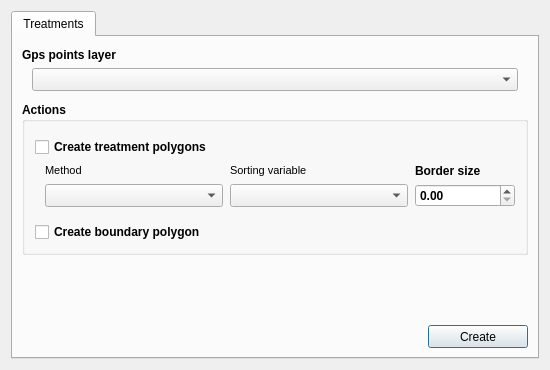
<?xml version="1.0" encoding="UTF-8"?>
<ui version="4.0">
 <class>Dialog</class>
 <widget class="QDialog" name="Dialog">
  <property name="geometry">
   <rect>
    <x>0</x>
    <y>0</y>
    <width>550</width>
    <height>370</height>
   </rect>
  </property>
  <property name="minimumSize">
   <size>
    <width>550</width>
    <height>370</height>
   </size>
  </property>
  <property name="windowTitle">
   <string>Dialog</string>
  </property>
  <layout class="QGridLayout" name="gridLayout_2">
   <item row="0" column="0">
    <widget class="QTabWidget" name="tabWidget">
     <property name="currentIndex">
      <number>0</number>
     </property>
     <widget class="QWidget" name="tab">
      <attribute name="title">
       <string>Treatments</string>
      </attribute>
      <layout class="QGridLayout" name="gridLayout">
       <item row="1" column="0">
        <spacer name="verticalSpacer_2">
         <property name="orientation">
          <enum>Qt::Vertical</enum>
         </property>
         <property name="sizeType">
          <enum>QSizePolicy::Fixed</enum>
         </property>
         <property name="sizeHint" stdset="0">
          <size>
           <width>20</width>
           <height>5</height>
          </size>
         </property>
        </spacer>
       </item>
       <item row="0" column="0">
        <layout class="QVBoxLayout" name="verticalLayout">
         <property name="spacing">
          <number>5</number>
         </property>
         <property name="leftMargin">
          <number>0</number>
         </property>
         <property name="rightMargin">
          <number>10</number>
         </property>
         <item>
          <layout class="QHBoxLayout" name="horizontalLayout">
           <item>
            <widget class="QLabel" name="gpsPointLayerLabel">
             <property name="minimumSize">
              <size>
               <width>0</width>
               <height>17</height>
              </size>
             </property>
             <property name="font">
              <font>
               <weight>75</weight>
               <bold>true</bold>
              </font>
             </property>
             <property name="styleSheet">
              <string notr="true"/>
             </property>
             <property name="text">
              <string>Gps points layer</string>
             </property>
            </widget>
           </item>
          </layout>
         </item>
         <item>
          <layout class="QHBoxLayout" name="horizontalLayout_2">
           <property name="spacing">
            <number>5</number>
           </property>
           <property name="leftMargin">
            <number>10</number>
           </property>
           <item>
            <widget class="QgsMapLayerComboBox" name="gpsPointLayerComboBox">
             <property name="minimumSize">
              <size>
               <width>0</width>
               <height>23</height>
              </size>
             </property>
            </widget>
           </item>
          </layout>
         </item>
        </layout>
       </item>
       <item row="2" column="0">
        <widget class="QGroupBox" name="groupBox">
         <property name="sizePolicy">
          <sizepolicy hsizetype="Preferred" vsizetype="MinimumExpanding">
           <horstretch>0</horstretch>
           <verstretch>0</verstretch>
          </sizepolicy>
         </property>
         <property name="minimumSize">
          <size>
           <width>0</width>
           <height>150</height>
          </size>
         </property>
         <property name="font">
          <font>
           <weight>75</weight>
           <bold>true</bold>
          </font>
         </property>
         <property name="title">
          <string>Actions</string>
         </property>
         <layout class="QGridLayout" name="gridLayout_4">
          <property name="leftMargin">
           <number>10</number>
          </property>
          <property name="topMargin">
           <number>10</number>
          </property>
          <property name="rightMargin">
           <number>10</number>
          </property>
          <property name="bottomMargin">
           <number>10</number>
          </property>
          <property name="spacing">
           <number>5</number>
          </property>
          <item row="2" column="0">
           <layout class="QVBoxLayout" name="verticalLayout_2">
            <property name="spacing">
             <number>5</number>
            </property>
            <item>
             <layout class="QVBoxLayout" name="verticalLayout_5">
              <property name="spacing">
               <number>5</number>
              </property>
              <property name="topMargin">
               <number>5</number>
              </property>
              <item>
               <layout class="QHBoxLayout" name="horizontalLayout_8">
                <property name="spacing">
                 <number>5</number>
                </property>
                <property name="topMargin">
                 <number>0</number>
                </property>
                <item>
                 <widget class="QCheckBox" name="treatmentCheckBox">
                  <property name="minimumSize">
                   <size>
                    <width>0</width>
                    <height>17</height>
                   </size>
                  </property>
                  <property name="styleSheet">
                   <string notr="true">font: 8pt &quot;MS Shell Dlg 2&quot;;</string>
                  </property>
                  <property name="text">
                   <string>Create treatment polygons</string>
                  </property>
                 </widget>
                </item>
               </layout>
              </item>
              <item>
               <layout class="QHBoxLayout" name="horizontalLayout_17">
                <property name="spacing">
                 <number>5</number>
                </property>
                <property name="leftMargin">
                 <number>10</number>
                </property>
                <property name="topMargin">
                 <number>0</number>
                </property>
                <item>
                 <widget class="QLabel" name="methodLabel">
                  <property name="minimumSize">
                   <size>
                    <width>0</width>
                    <height>17</height>
                   </size>
                  </property>
                  <property name="font">
                   <font>
                    <family>MS Shell Dlg 2</family>
                    <pointsize>8</pointsize>
                    <weight>50</weight>
                    <italic>false</italic>
                    <bold>false</bold>
                   </font>
                  </property>
                  <property name="styleSheet">
                   <string notr="true">font: 8pt &quot;MS Shell Dlg 2&quot;;</string>
                  </property>
                  <property name="text">
                   <string>Method</string>
                  </property>
                 </widget>
                </item>
                <item>
                 <widget class="QLabel" name="sortingLabel">
                  <property name="minimumSize">
                   <size>
                    <width>0</width>
                    <height>17</height>
                   </size>
                  </property>
                  <property name="font">
                   <font>
                    <family>MS Shell Dlg 2</family>
                    <pointsize>8</pointsize>
                    <weight>50</weight>
                    <italic>false</italic>
                    <bold>false</bold>
                   </font>
                  </property>
                  <property name="styleSheet">
                   <string notr="true">font: 8pt &quot;MS Shell Dlg 2&quot;</string>
                  </property>
                  <property name="text">
                   <string>Sorting variable</string>
                  </property>
                 </widget>
                </item>
                <item>
                 <widget class="QLabel" name="borderSizeLabel">
                  <property name="minimumSize">
                   <size>
                    <width>0</width>
                    <height>17</height>
                   </size>
                  </property>
                  <property name="maximumSize">
                   <size>
                    <width>100</width>
                    <height>16777215</height>
                   </size>
                  </property>
                  <property name="styleSheet">
                   <string notr="true">font: 8pt &quot;MS Shell Dlg 2&quot;</string>
                  </property>
                  <property name="text">
                   <string>Border size</string>
                  </property>
                 </widget>
                </item>
               </layout>
              </item>
              <item>
               <layout class="QHBoxLayout" name="horizontalLayout_18">
                <property name="spacing">
                 <number>7</number>
                </property>
                <property name="leftMargin">
                 <number>10</number>
                </property>
                <item>
                 <widget class="QComboBox" name="methodComboBox">
                  <property name="minimumSize">
                   <size>
                    <width>0</width>
                    <height>23</height>
                   </size>
                  </property>
                  <property name="styleSheet">
                   <string notr="true">font: 8pt &quot;MS Shell Dlg 2&quot;</string>
                  </property>
                 </widget>
                </item>
                <item>
                 <widget class="QgsFieldComboBox" name="sortingFieldComboBox">
                  <property name="minimumSize">
                   <size>
                    <width>0</width>
                    <height>23</height>
                   </size>
                  </property>
                  <property name="styleSheet">
                   <string notr="true">font: 8pt &quot;MS Shell Dlg 2&quot;</string>
                  </property>
                 </widget>
                </item>
                <item>
                 <widget class="QDoubleSpinBox" name="borderSizeSpinBox">
                  <property name="minimumSize">
                   <size>
                    <width>0</width>
                    <height>23</height>
                   </size>
                  </property>
                  <property name="maximumSize">
                   <size>
                    <width>100</width>
                    <height>16777215</height>
                   </size>
                  </property>
                  <property name="styleSheet">
                   <string notr="true">font: 8pt &quot;MS Shell Dlg 2&quot;</string>
                  </property>
                 </widget>
                </item>
               </layout>
              </item>
             </layout>
            </item>
            <item>
             <spacer name="verticalSpacer_8">
              <property name="orientation">
               <enum>Qt::Vertical</enum>
              </property>
              <property name="sizeType">
               <enum>QSizePolicy::Fixed</enum>
              </property>
              <property name="sizeHint" stdset="0">
               <size>
                <width>20</width>
                <height>5</height>
               </size>
              </property>
             </spacer>
            </item>
            <item>
             <layout class="QHBoxLayout" name="horizontalLayout_6">
              <property name="spacing">
               <number>5</number>
              </property>
              <property name="leftMargin">
               <number>0</number>
              </property>
              <property name="topMargin">
               <number>5</number>
              </property>
              <item>
               <widget class="QCheckBox" name="boundaryCheckBox">
                <property name="minimumSize">
                 <size>
                  <width>0</width>
                  <height>17</height>
                 </size>
                </property>
                <property name="styleSheet">
                 <string notr="true">font: 8pt &quot;MS Shell Dlg 2&quot;;</string>
                </property>
                <property name="text">
                 <string>Create boundary polygon</string>
                </property>
               </widget>
              </item>
             </layout>
            </item>
           </layout>
          </item>
         </layout>
        </widget>
       </item>
       <item row="4" column="0">
        <layout class="QHBoxLayout" name="horizontalLayout_7">
         <property name="spacing">
          <number>0</number>
         </property>
         <item>
          <spacer name="horizontalSpacer_5">
           <property name="orientation">
            <enum>Qt::Horizontal</enum>
           </property>
           <property name="sizeHint" stdset="0">
            <size>
             <width>40</width>
             <height>20</height>
            </size>
           </property>
          </spacer>
         </item>
         <item>
          <widget class="QPushButton" name="createPolygonsPushButton">
           <property name="minimumSize">
            <size>
             <width>100</width>
             <height>23</height>
            </size>
           </property>
           <property name="maximumSize">
            <size>
             <width>16777215</width>
             <height>28</height>
            </size>
           </property>
           <property name="styleSheet">
            <string notr="true">font: 8pt &quot;MS Shell Dlg 2&quot;;</string>
           </property>
           <property name="text">
            <string>Create</string>
           </property>
          </widget>
         </item>
        </layout>
       </item>
       <item row="3" column="0">
        <spacer name="verticalSpacer">
         <property name="orientation">
          <enum>Qt::Vertical</enum>
         </property>
         <property name="sizeHint" stdset="0">
          <size>
           <width>20</width>
           <height>40</height>
          </size>
         </property>
        </spacer>
       </item>
      </layout>
     </widget>
    </widget>
   </item>
  </layout>
 </widget>
 <customwidgets>
  <customwidget>
   <class>QgsFieldComboBox</class>
   <extends>QComboBox</extends>
   <header>qgsfieldcombobox.h</header>
  </customwidget>
  <customwidget>
   <class>QgsMapLayerComboBox</class>
   <extends>QComboBox</extends>
   <header>qgsmaplayercombobox.h</header>
  </customwidget>
 </customwidgets>
 <resources/>
 <connections/>
</ui>
